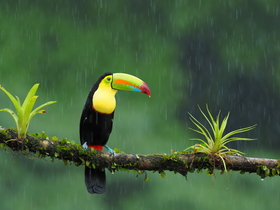
#> input picture Birdy.jpg, 280 x 210 px
$ python blur.py
#> lines starting #> are read from the running program, lines starting #| are printed output that depends on the picture
import cv2
import numpy as np
from matplotlib import pyplot as plt

img = cv2.imread('Birdy.jpg')
#> img is the input picture: shape (210, 280, 3); mean B, G, R 61.4, 95.1, 68.1
img = cv2.cvtColor(img, cv2.COLOR_BGR2RGB)

kernel = np.ones((5,5), np.float32)/25
dst = cv2.filter2D(img, -1, kernel)
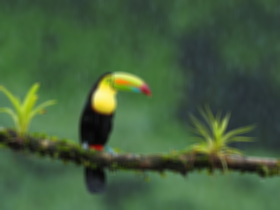
#> dst: shape (210, 280, 3); mean R, G, B 68.1, 95.1, 61.4
blur = cv2.blur(img, (5,5))

titles = ['Original image', '2DConvolution', 'Blur']
images = [img, dst, blur]

for i in range(3):
      plt.subplot(1,3,i+1),  plt.imshow(images[i], 'gray')
      plt.title(titles[i])
      plt.xticks([]), plt.yticks([])

plt.show()
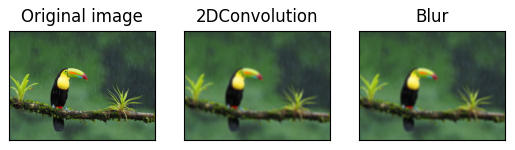
#> figure drawn by matplotlib, 3 panels

$ run again, with Sample2.jpg copied over Birdy.jpg
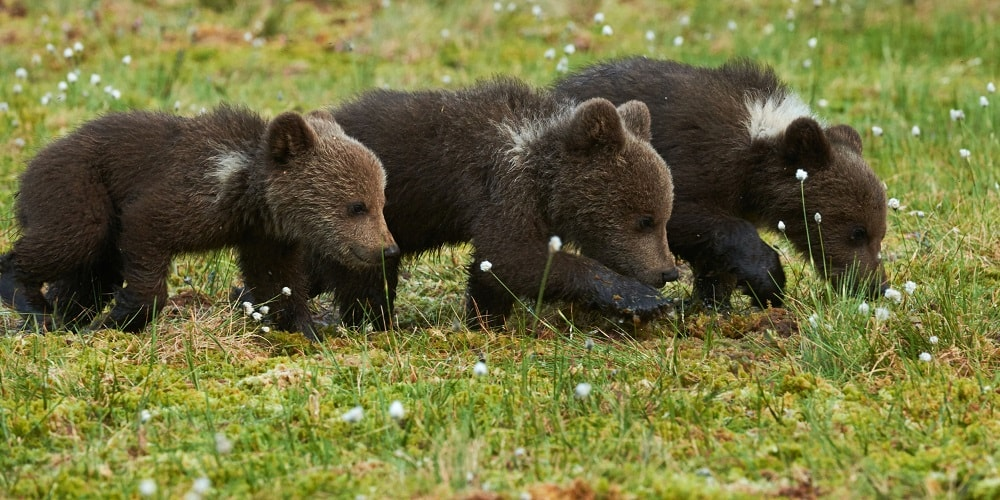
#> input picture Sample2.jpg, 1000 x 500 px
#> img is the input picture: shape (500, 1000, 3); mean B, G, R 61.2, 113, 113.5
#> `plt.show()`:
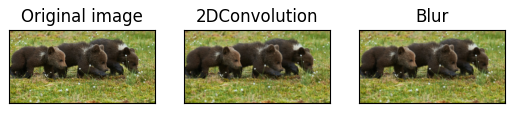
#> figure drawn by matplotlib, 3 panels

$ run again, with Sample.jpeg copied over Birdy.jpg
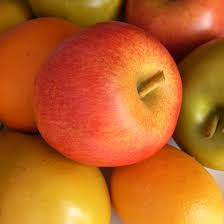
#> input picture Sample.jpeg, 224 x 224 px
#> img is the input picture: shape (224, 224, 3); mean B, G, R 34.3, 98.8, 188.1
#> `plt.show()`:
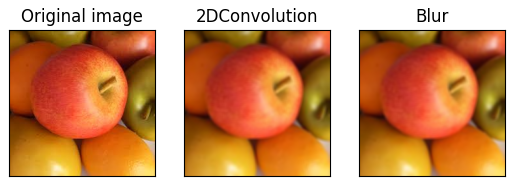
#> figure drawn by matplotlib, 3 panels
